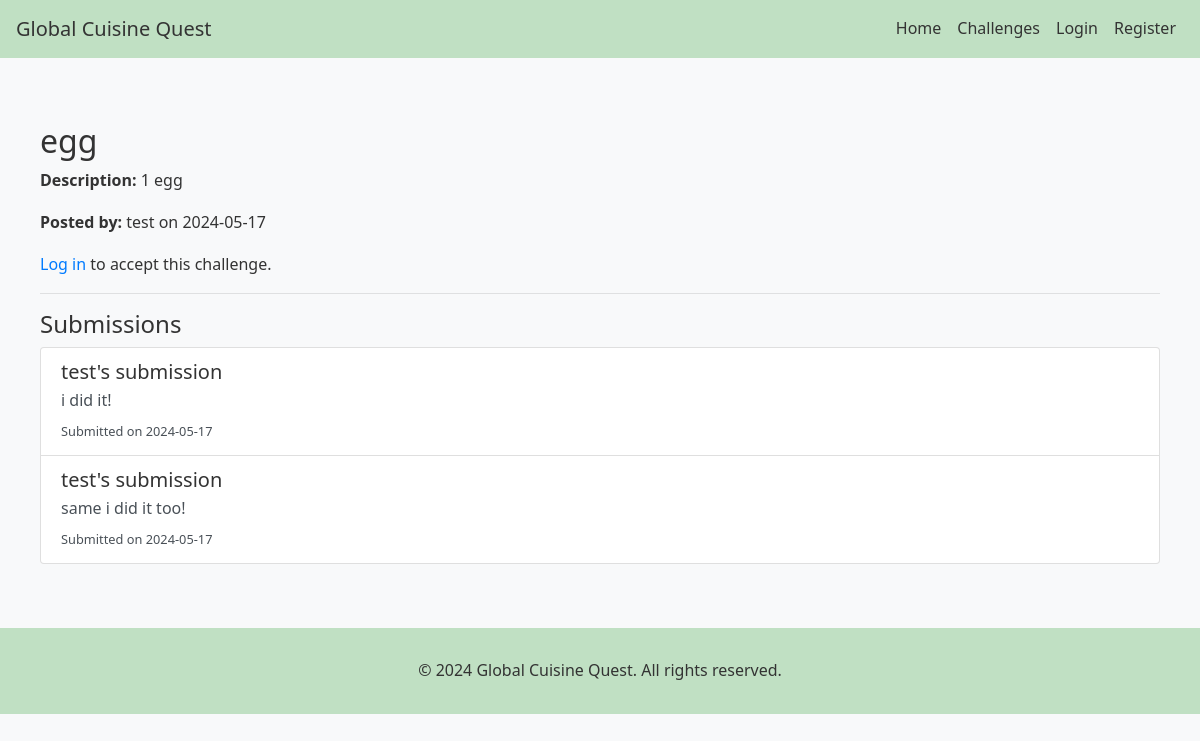
/challenge/4, run on the app's committed database.
### globalcuisine/models.py (models this page shows, shortened)
class Challenge(db.Model):
    id = db.Column(db.Integer, primary_key=True)
    title = db.Column(db.String(100), nullable=False)
    recipe_type = db.Column(db.String(100), nullable=False)
    description = db.Column(db.Text, nullable=False)
    is_recipe = db.Column(db.Boolean, nullable=False)
    ingredients = db.Column(db.Text, nullable=False)
    recipe_instructions = db.Column(db.Text, nullable=False)
    created_at = db.Column(db.DateTime, nullable=False, default=datetime.utcnow)
    cuisine_type = db.Column(db.String(100))  # Make sure this line exists
    cuisine_style = db.Column(db.String(100))  # Make sure this line exists
    difficulty_level = db.Column(db.String(50), nullable=False)
    image_filename = db.Column(db.String(255))
    user_id = db.Column(db.Integer, db.ForeignKey('user.id'), nullable=False)
    submissions = db.relationship('Submission', backref='challenge', lazy=True)

class User(UserMixin, db.Model):
    id = db.Column(db.Integer, primary_key=True)
    username = db.Column(db.String(100), unique=True, nullable=False)
    email = db.Column(db.String(120), unique=True, nullable=False)
    password_hash = db.Column(db.String(128))
    challenges = db.relationship('Challenge', backref='author', lazy=True)
    submissions = db.relationship('Submission', backref='user', lazy=True)

class Submission(db.Model):
    id = db.Column(db.Integer, primary_key=True)
    comment = db.Column(db.Text)
    created_at = db.Column(db.DateTime, nullable=False, default=datetime.utcnow)
    user_id = db.Column(db.Integer, db.ForeignKey('user.id'), nullable=False)
    challenge_id = db.Column(db.Integer, db.ForeignKey('challenge.id'), nullable=False)

### globalcuisine/main.py (the view)
@main.route('/challenge/<int:challenge_id>')
def challenge_detail(challenge_id):
    challenge = Challenge.query.get_or_404(challenge_id)
    submissions = Submission.query.filter_by(challenge_id=challenge_id).all()
    return render_template('challenge_detail.html', challenge=challenge, submissions = submissions)

### globalcuisine/templates/challenge_detail.html
{% extends "base.html" %}
{% block content %}
<div class="container mt-4">
    <h2>{{ challenge.title }}</h2>
    <p><strong>Description:</strong> {{ challenge.description }}</p>
    <p><strong>Posted by:</strong> {{ challenge.author.username }} on {{ challenge.created_at.strftime('%Y-%m-%d') }}</p>
    {% if current_user.is_authenticated %}
    <form action="{{ url_for('main.accept_challenge', challenge_id=challenge.id) }}" method="post">
        <input type="hidden" name="challenge_id" value="{{ challenge.id }}">
        <button type="submit" class="btn btn-success">Accept Challenge</button>
    </form>
    {% else %}
    <p><a href="{{ url_for('auth.login') }}">Log in</a> to accept this challenge.</p>
    {% endif %}
    <hr>
    <h4>Submissions</h4>
    {% if submissions %}
        <div class="list-group">
            {% for submission in submissions %}
                <a href="{{ url_for('main.submission_detail', submission_id=submission.id) }}" class="list-group-item list-group-item-action">
                    <h5 class="mb-1">{{ submission.user.username }}'s submission</h5>
                    <p class="mb-1">{{ submission.comment | truncate(100) }}</p>
                    <small>Submitted on {{ submission.created_at.strftime('%Y-%m-%d') }}</small>
                </a>
            {% endfor %}
        </div>
    {% else %}
        <p>No submissions yet. Be the first to accept and complete this challenge!</p>
    {% endif %}
</div>
{% endblock %}

### globalcuisine/static/css/style.css (style rules this page uses)
body { font-family: 'Segoe UI', Tahoma, Geneva, Verdana, sans-serif; background-color: #f8f9fa; color: #333; line-height: 1.6; display: flex; flex-direction: column; min-height: 100vh; }
.container { max-width: 1200px; margin: 0 auto; padding: 20px; }
h1, h2, h3, h4, h5, h6 { color: #333; }
p { margin-bottom: 1em; }

### data on the page
Challenge: title "egg", description "1 egg", created_at "2024-05-17"
User: author.username "test"
Submission: user.username "test", comment "i did it!", created_at "2024-05-17"
Submission: user.username "test", comment "same i did it too!", created_at "2024-05-17"
